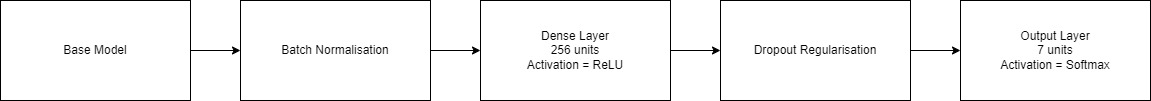
#> input picture TransferLearning_Block diagram.jpg, 1151 x 101 px; its folder holds only this picture in this run
$ jupyter execute --allow-errors KanikaKhushiCapstoneImagePreprocessing.ipynb
#> lines starting #> are read from the running program, lines starting #| are printed output that depends on the picture
[cell 1]
import os
import random
from shutil import copy, make_archive

[cell 2]
data_root = '/kaggle/input/bone-marrow-cell-classification/bone_marrow_cell_dataset'

os.makedirs('/kaggle/working/dataset', exist_ok=True) # create a dataset folder to hold all the files that I wanted to download

[cell 3]
k = 1000 # randomly select 1000 images from data folders

#> (a cell that did not finish here is left out)

[cell 5]
k=441
d='BAS'
# list all images in train/test folder
dir_path = os.path.join(data_root, d)
#> (the rest of this cell did not finish here and is left out)

[cell 6]
k=409
d='HAC'
# list all images in train/test folder
dir_path = os.path.join(data_root, d)
#> (the rest of this cell did not finish here and is left out)

#> (a cell that did not finish here is left out)

[cell 8]
import sys
import cv2
import numpy as np
#import os
import glob

[cell 9]
def mainFunction(input_directory,output_directory):
#> called with input_directory = '/kaggle/working/dataset/EOS/0001-1000', output_directory = '/kaggle/working/processed_EOS'
    directory = input_directory
    os.chdir(directory)

    for imgname in glob.glob("*.jpg"):
        #print(imgname)
        # Read your image here
        src = cv2.imread(imgname)
#> src is the input picture: shape (101, 1151, 3); min 0, max 255, mean 244.2

        # Check if image is loaded fine
        if src is None:
            print ('Error opening image!')
            print ('Usage: hough_circle.py [image_name -- default ' + imgname + '] \n')
            return -1

        # Process your image here
        #print(src.shape)
        src = cv2.resize(src, (224, 224))
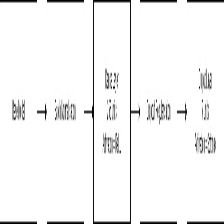
#> src: shape (224, 224, 3); min 0, max 255, mean 244.3
        #print(src.shape)

        src = cv2.fastNlMeansDenoisingColored(src,None,10,10,7,21)

        sharpen_filter=np.array([[-1,-1,-1],
                 [-1,9,-1],
                [-1,-1,-1]])
        src=cv2.filter2D(src,-1,sharpen_filter)
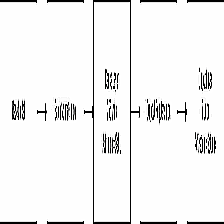
#> src: shape (224, 224, 3); mean B, G, R 241.3, 241.3, 241.3

        # Save your image here
        directory = output_directory
        os.chdir(directory)
        filename = str(imgname)
        cv2.imwrite(filename, src)

        # Change the directory to the data folder, before read the next image
        directory = input_directory
        os.chdir(directory)

[cell 10]
os.makedirs('/kaggle/working/processed_EOS', exist_ok=True)
os.makedirs('/kaggle/working/processed_BAS', exist_ok=True)
os.makedirs('/kaggle/working/processed_HAC', exist_ok=True)
os.makedirs('/kaggle/working/processed_NGS', exist_ok=True)
os.makedirs('/kaggle/working/processed_NGB', exist_ok=True)
os.makedirs('/kaggle/working/processed_MON', exist_ok=True)
os.makedirs('/kaggle/working/processed_LYT', exist_ok=True)

[cell 11]
if __name__ == "__main__":
    output_directory= r'/kaggle/working/processed_EOS'
    input_directory= r'/kaggle/working/dataset/EOS/0001-1000'
    mainFunction(input_directory,output_directory)
    output_directory= r'/kaggle/working/processed_BAS'
    input_directory= r'/kaggle/working/dataset/BAS'
    mainFunction(input_directory,output_directory)
    output_directory= r'/kaggle/working/processed_HAC'
    input_directory= r'/kaggle/working/dataset/HAC'
    mainFunction(input_directory,output_directory)
#> call 3 of mainFunction, with input_directory = '/kaggle/working/dataset/HAC', output_directory = '/kaggle/working/processed_HAC'
#> in mainFunction (call 3), `src=cv2.filter2D(src,-1,sharpen_filter)`:
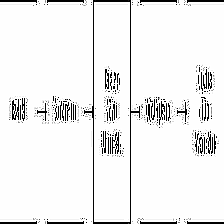
#> src: shape (224, 224, 3); mean B, G, R 239.1, 239.1, 239.1
    output_directory= r'/kaggle/working/processed_NGS'
    input_directory= r'/kaggle/working/dataset/NGS/0001-1000'
    mainFunction(input_directory,output_directory)
    output_directory= r'/kaggle/working/processed_NGB'
    input_directory= r'/kaggle/working/dataset/NGB/0001-1000'
    mainFunction(input_directory,output_directory)
#> in mainFunction (call 5), `src=cv2.filter2D(src,-1,sharpen_filter)`:
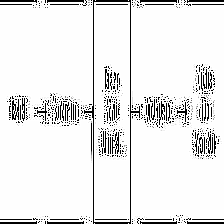
#> src: shape (224, 224, 3); mean B, G, R 234.4, 234.4, 234.4
    output_directory= r'/kaggle/working/processed_MON'
    input_directory= r'/kaggle/working/dataset/MON/0001-1000'
    mainFunction(input_directory,output_directory)
    output_directory= r'/kaggle/working/processed_LYT'
    input_directory= r'/kaggle/working/dataset/LYT/0001-1000'
    mainFunction(input_directory,output_directory)
